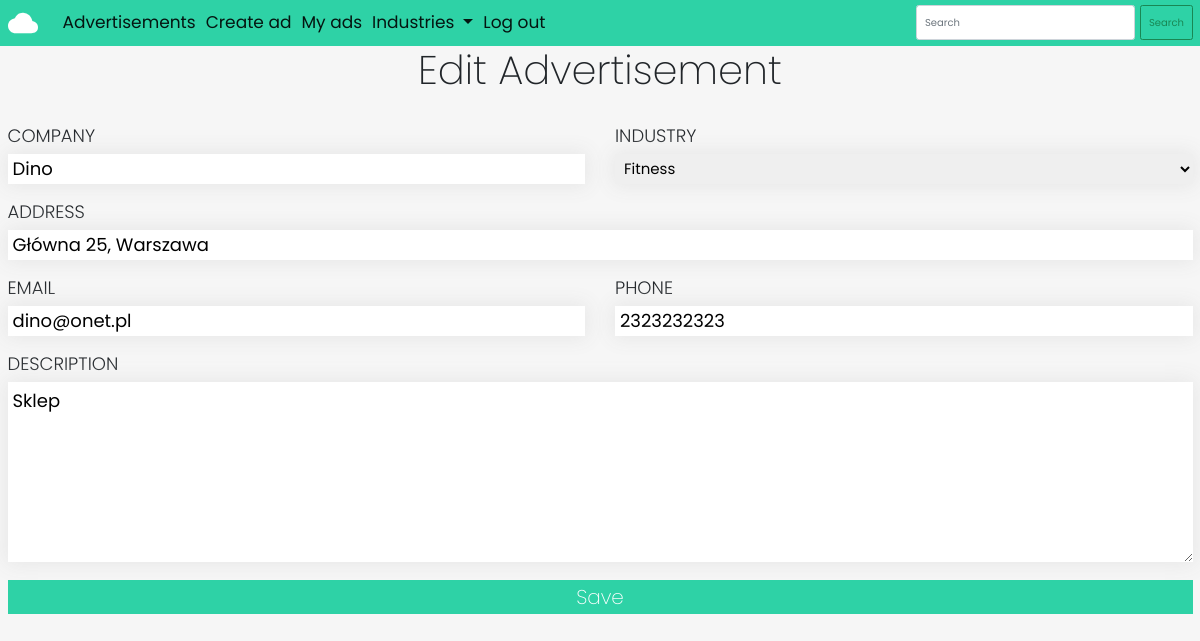
Page /my/3 (signed in) on the earlier database version.
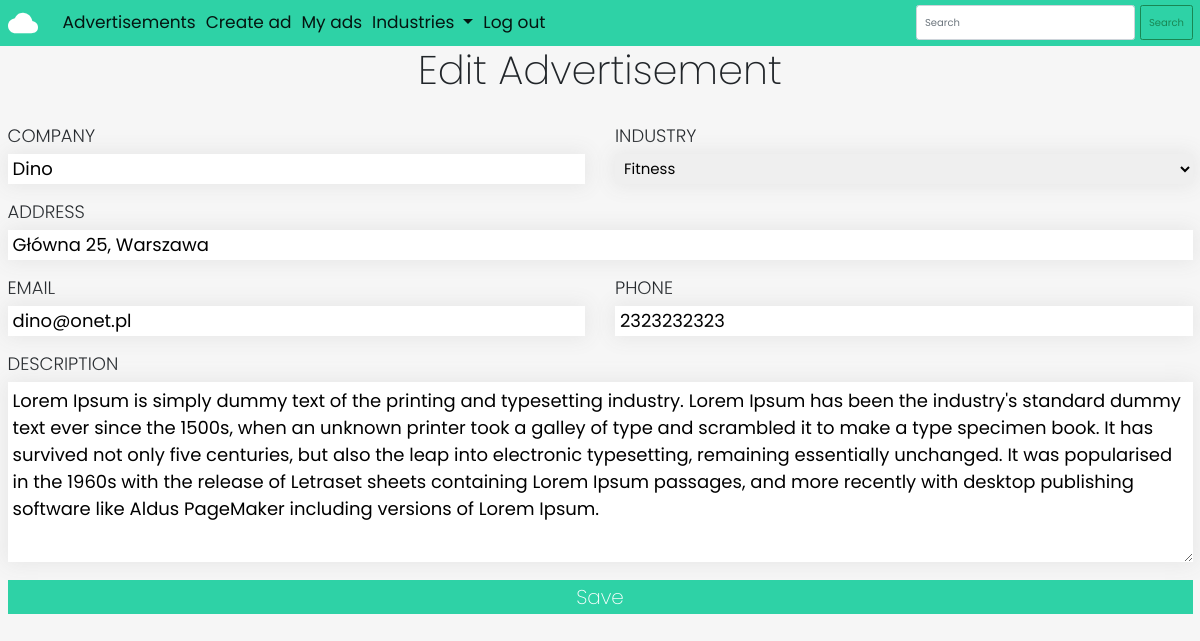
Same page on the later database version.
### ads/models.py (models this page shows, shortened)
class Advertisement(models.Model):
    company = models.CharField(max_length=300)
    address = models.CharField(max_length=400)
    email = models.EmailField(max_length=254)
    phone = models.CharField(max_length=14)
    desc = models.TextField()
    industries = [
        ('','Choose industry'),
        ('re', 'Real estate'),
        ('ht', 'Health'),
        ('at', 'Automotive'),
        ('ft', 'Fitness'),
    ]
    industry = models.CharField(max_length=2, choices=industries, default='')
    user = models.ForeignKey(User, on_delete=models.CASCADE)
    likes = models.ManyToManyField(User, blank=True, related_name='likes')

### ads/views.py (the view, shortened to what this page needs)
# urls.py: path('my/<int:adId>', views.edit, name='edit'),
@login_required
def edit(request, adId):
    ad = get_object_or_404(Advertisement, pk=adId, user=request.user)
    if request.method == 'GET':
        form = AdForm(instance=ad)
        return render(request, 'edit.html', {'form': form, 'ad': ad})

### ads/forms.py
class AdForm(forms.ModelForm):
    class Meta:
        model = Advertisement
        exclude = ('user',)

### ads/templates/edit.html (shortened to what this page needs)
{% extends 'base.html' %}
{% block content %}
<div class="row">
    <h2 class="form-title">Edit Advertisement</h2>
    <form class="create-form" action="{% url 'edit' ad.id%}" method="POST">
        <div class="form-line">
            <div class="form-element">
                <label for="id_company">Company</label>
                <input type="text" name="company" maxlength="300" required="" id="id_company" value="{{ad.company}}">
            </div>
            <div class="form-element">
                <label for="id_industry">Industry</label>
                <select name="industry" required="" id="id_industry">
                    {% for id, industry  in ad.industries  %}
                    {% if not id %}
                    <option value="{{id}}" disabled>{{industry}}</option>
                    {% elif id == ad.industry %}
                    <option value="{{id}}" selected>{{industry}}</option>
                    {% else %}
                    <option value="{{id}}">{{industry}}</option>
                    {% endif %}
                    {% endfor %}
                </select>
            </div>
        </div>
        <div class="form-line">
            <div class="form-element long">
                <label for="id_address">Address</label>
                <input type="text" name="address" maxlength="400" required="" id="id_address" value="{{ad.address}}">
            </div>
        </div>
        <div class="form-line">
            <div class="form-element">
                <label for="id_email">Email</label>
                <input type="email" name="email" maxlength="254" required="" id="id_email" value="{{ad.email}}">
            </div>
                <div class="form-element">
                    <label for="id_phone">Phone</label>
                    <input type="text" name="phone" maxlength="14" required="" id="id_phone" value="{{ad.phone}}">
                </div>
            </div>
        <label for="id_desc">Description</label>
        <textarea name="desc" cols="40" rows="10" required="" id="id_desc">{{ad.desc}}</textarea>
        <button class="btn-full" type="submit">Save</button>
    </form>
    {% endblock content %}

Differences in the rows shown:
changed Advertisement "Dino": desc "Sklep" → "Lorem Ipsum is simply dummy text of the printing and typesetting industry. Lorem Ipsum has been the industry's standard dummy text ever since the 1500s, when an unknown printer took a galley of type and scrambled it to make a type specimen book. It has survived not only five centuries, but also the leap into electronic typesetting, remaining essentially unchanged. It was popularised in the 1960s with the release of Letraset sheets containing Lorem Ipsum passages, and more recently with desktop publishing software like Aldus PageMaker including versions of Lorem Ipsum."
